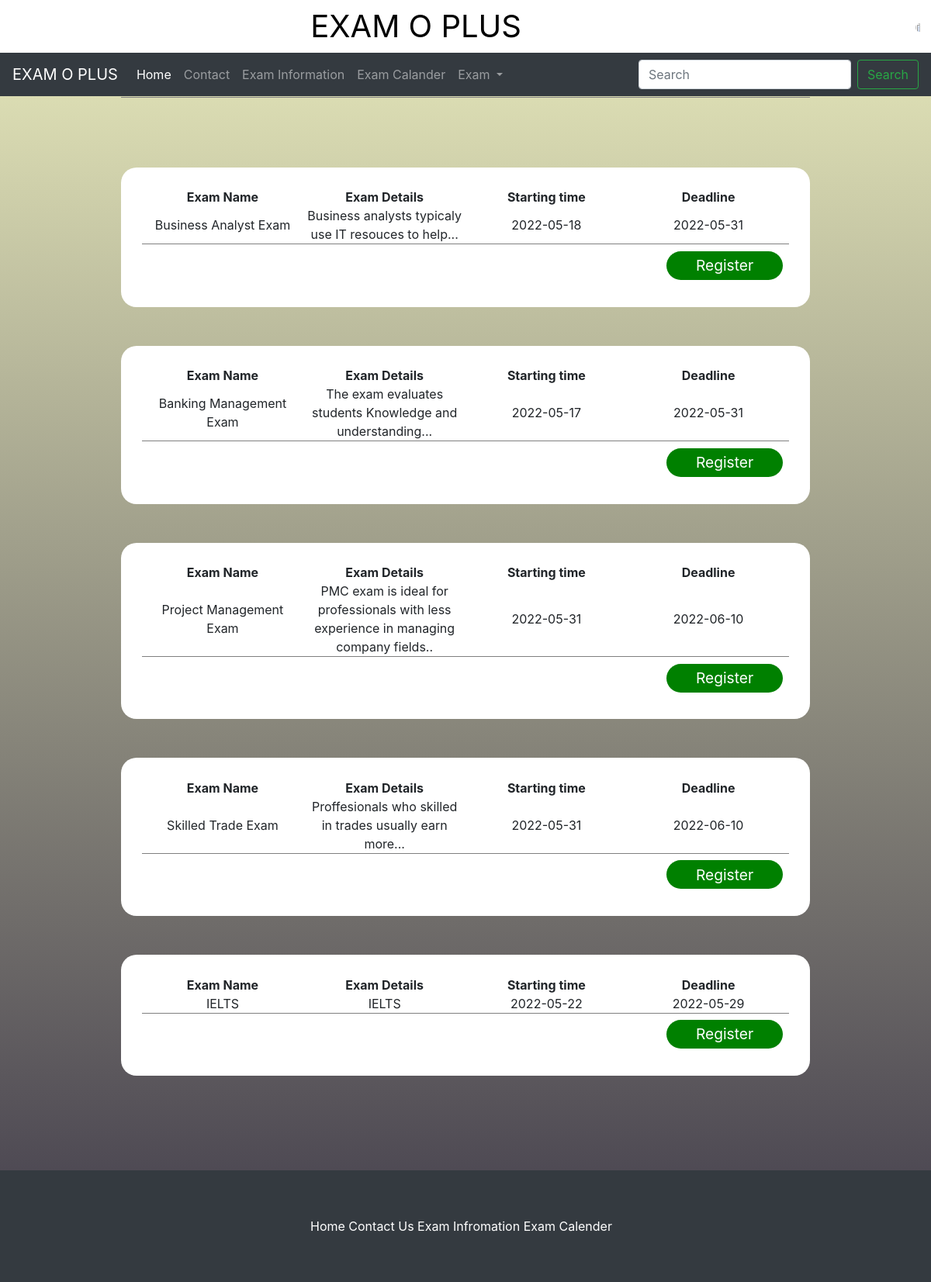
The page /examregistration.php on the database its author committed.
### tables this page shows
CREATE TABLE `examdetails` (
  `ExamID` int(11) NOT NULL,
  `empid` int(11) NOT NULL,
  `Examname` text NOT NULL,
  `Examdetails` text NOT NULL,
  `Startingdate` date NOT NULL,
  `Deadline` date NOT NULL,
  `startdate` date NOT NULL
);

### examregistration.php (the view, shortened to what this page needs)
<?php
include("partials/nav.php");
$userid = $_SESSION['empid'];
?>
<!DOCTYPE html>
<html lang="en">
<head>
  <link rel="stylesheet" href="CSS/exam.css?version=1.4">
</head>
<body>
  <div class="maincontainer">
    <div class="header">Exam Registration</div>
    <div class="formmainContainer">
    <?php
            $sql = "SELECT * FROM examdetails";
            $stmt = $conn->prepare($sql);
            $stmt->execute();
            $result = $stmt->get_result();
            while($rows = $result->fetch_assoc()){
                $exid = $rows['ExamID'];
                $examname = $rows['Examname'];
                $examdetails = $rows['Examdetails'];
                $startingsate = $rows['Startingdate'];
                $deadline = $rows['Deadline'];
                $sql_check = "SELECT COUNT(*) FROM examregistration WHERE EmpID = ? && ExamID = ?";
                $stmt_check = $conn->prepare($sql_check);
                $stmt_check->bind_param("ii", $userid,$exid);
                $stmt_check->execute();
                $rows_check = $stmt_check->get_result()->fetch_row();
                if($rows_check[0] == 0){
                  ?>
                  <div class="examcontainer">
                    <div class="examrow">
                      <div class="examconinner textbold">Exam Name</div>
                      <div class="examconinner textbold">Exam Details</div>
                      <div class="examconinner textbold">Starting time</div>
                      <div class="examconinner textbold">Deadline</div>
                    </div>
                    <div class="examrow">
                      <div class="examconinner"><?php echo $examname; ?></div>
                      <div class="examconinner"><?php echo $examdetails; ?></div>
                      <div class="examconinner"><?php echo $startingsate; ?></div>
                      <div class="examconinner"><?php echo $deadline; ?></div>
                    </div>
                    <div class="exambuttoncon">
                      <a href="#" class="exambuttoncongreen" onclick="register('<?php echo $exid;?>','<?php echo $userid; ?>')">Register</a>
                    </div>
                  </div>
                  <?php
                }
            }
            ?>
    </div>
  </div>
</body>
</html>
<?php
include("partials/footer.php");
?>

### CSS/index.css (style rules this page uses)
body { background-repeat: no-repeat; background-attachment: fixed; background-size: cover; background: #403B4A; background: -webkit-linear-gradient(to bottom, #E7E9BB, #403B4A); background: linear-gradient(to bottom, #E7E9BB, #403B4A); }

### CSS/main.css (style rules this page uses)
* { padding: 0; margin: 0; }

### CSS/exam.css (style rules this page uses)
.maincontainer { width: 80%; margin: 0 auto; padding: 7vh 3%; }
.header { font-size: 2.2rem; padding: 0 0 2vh 0; border-bottom: 1px solid gray; }
.formmainContainer { margin: 3vh 0 0 0; padding: 2vh 0; }
.examcontainer { border-radius: 20px; padding: 3%; background-color: white; margin: 50px 0; }
.examrow { justify-content: space-around; align-items: center; display: flex; width: 100%; }
.examconinner { width: 200px; text-align: center; }
.exambuttoncon { border-top: 1px solid gray; padding: 1%; justify-content: right; align-items: right; display: flex; }
.textbold { font-weight: bold; }
.exambuttoncongreen { text-decoration: none; color: white; background-color: green; padding: .5%; font-size: 1.2rem; width: 150px; text-align: center; border-radius: 20px; }

### partials/footer.php (style rules this page uses)
* { padding: 0; margin: 0; }

### rows shown on the page
examdetails: Examname "Business Analyst Exam", Examdetails "Business analysts typicaly use IT resouces to help...", Startingdate "2022-05-18", Deadline "2022-05-31"
examdetails: Examname "Banking Management Exam", Examdetails "The exam evaluates students Knowledge and understanding...", Startingdate "2022-05-17", Deadline "2022-05-31"
examdetails: Examname "Project Management Exam", Examdetails "PMC exam is ideal for professionals with less experience in managing company fields..", Startingdate "2022-05-31", Deadline "2022-06-10"
examdetails: Examname "Skilled Trade Exam", Examdetails "Proffesionals who skilled in trades usually earn more...", Startingdate "2022-05-31", Deadline "2022-06-10"
examdetails: Examname "IELTS", Examdetails "IELTS", Startingdate "2022-05-22", Deadline "2022-05-29"
